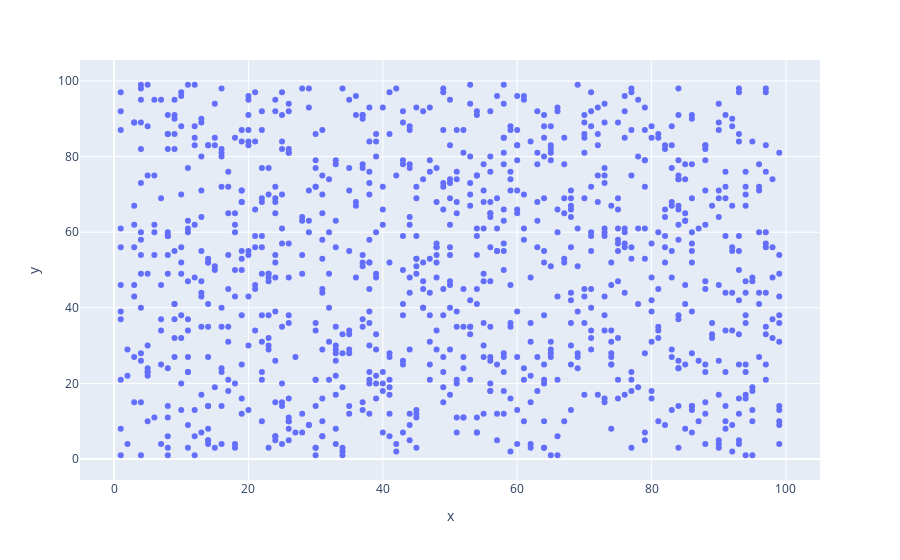

Notebook source saved alongside this figure:
### Code cell
fig=px.scatter(x=x,y=y)
fig.show()

### Figure 1 — Plotly figure (JSON) as saved in the notebook; plotly's stock layout.template omitted (floating-point values rounded to 4 significant figures; data arrays with more than 128 entries replaced by an {"elided": "..."} marker saying what was removed)
{"data": [{"hovertemplate": "x=%{x}<br>y=%{y}<extra></extra>", "legendgroup": "", "marker": {"color": "#636efa", "symbol": "circle"}, "mode": "markers", "name": "", "orientation": "v", "showlegend": false, "type": "scatter", "x": {"elided": "1000 int values"}, "xaxis": "x", "y": {"elided": "1000 int values"}, "yaxis": "y"}], "layout": {"legend": {"tracegroupgap": 0}, "margin": {"t": 60}, "xaxis": {"anchor": "y", "domain": [0, 1], "title": {"text": "x"}}, "yaxis": {"anchor": "x", "domain": [0, 1], "title": {"text": "y"}}}}
